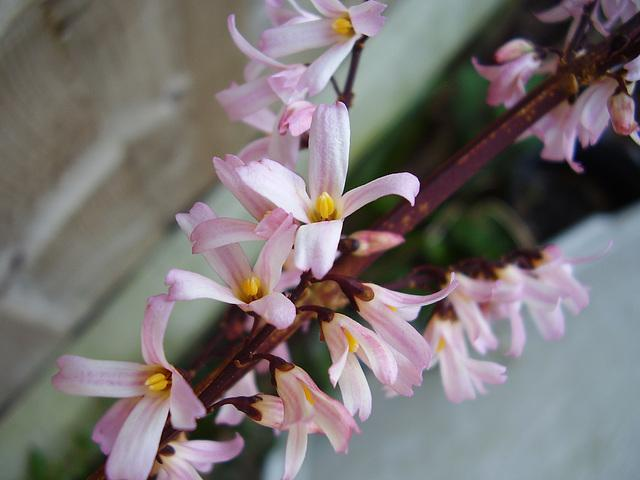
#> input picture python-code/opengl-learning/resources/images/f2.jpg, 640 x 480 px, found by its file name
$ jupyter execute '19-图像特效-图像旋转.ipynb'   (shell and % lines are left out)
#> lines starting #> are read from the running program, lines starting #| are printed output that depends on the picture
# 图像特效-图像旋转

[cell 1]
#coding:utf-8
import numpy as np
import cv2
import matplotlib.pyplot as plt
from numpy.lib.function_base import histogram

[cell 2]
src = cv2.cvtColor(cv2.imread('../datas/f2.jpg'),cv2.COLOR_BGR2RGB)
gray = cv2.imread('../datas/f2.jpg',0)
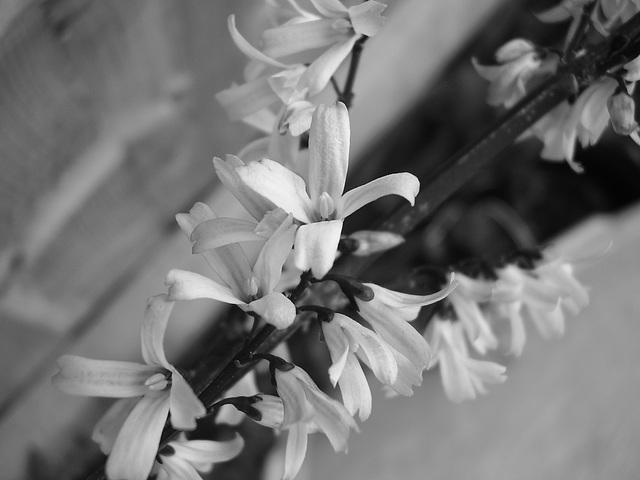
#> gray: shape (480, 640); min 0, max 254, mean 116.2

[cell 3]
def rotate(src,angle):
#> called with angle = 30
    srci = src
    if len(src.shape) < 3:
        srci = cv2.cvtColor(src,cv2.COLOR_GRAY2RGB)
    fcos = np.cos(angle/180.0*np.pi)
    fsin = np.sin(angle/180.0*np.pi)

    # 求新图的四个顶点
    height,width = srci.shape[0],srci.shape[1]
#> height = 480; width = 640
    x1 = int(-(width-1)/2*fcos + (height-1)/2*fsin)
#> x1 = -156
    y1 = int((width-1)/2*fsin + (height-1)/2*fcos)
#> y1 = 367

    x2 = int((width-1)/2*fcos + (height-1)/2*fsin)
#> x2 = 396
    y2 = int(-(width-1)/2*fsin + (height-1)/2*fcos)
#> y2 = 47

    x3 = int((width-1)/2*fcos - (height-1)/2*fsin)
#> x3 = 156
    y3 = int(-(width-1)/2*fsin - (height-1)/2*fcos)
#> y3 = -367

    x4 = int(-(width-1)/2*fcos - (height-1)/2*fsin)
#> x4 = -396
    y4 = int( (width-1)/2*fsin - (height-1)/2*fcos)
#> y4 = -47

    newWidth = max(abs(x3-x1), abs(x4-x2))
#> newWidth = 792
    newHeight = max(abs(y3-y1),abs(y4-y2))
#> newHeight = 734
    dst = np.zeros((newHeight,newWidth,srci.shape[2]),dtype=srci.dtype)

# [5 lines of commented-out code are left out]

    f1 = -(newWidth-1)/2*fcos-(newHeight-1)/2*fsin + (width-1)/2
#> f1 = -206.3
    f2 = (newWidth-1)/2*fsin - (newHeight-1)/2*fcos + (height-1)/2
#> f2 = 119.9

#     map_idy = (-nidx*fsin + nidy*fcos + f2).astype(np.int32)
#     map_idx = (nidx*fcos + nidy*fsin + f1).astype(np.int32)

#     dst[nidy,nidx] = src[map_idy,map_idx]

    for i in range(newHeight):
        for j in range(newWidth):
            x0 = int(-j*fsin + i*fcos + f2)
            y0 = int(j*fcos + i*fsin + f1)
            if x0 >=0 and x0 < width and y0>=0 and y0 < height:
                dst[i,j] = srci[y0,x0]
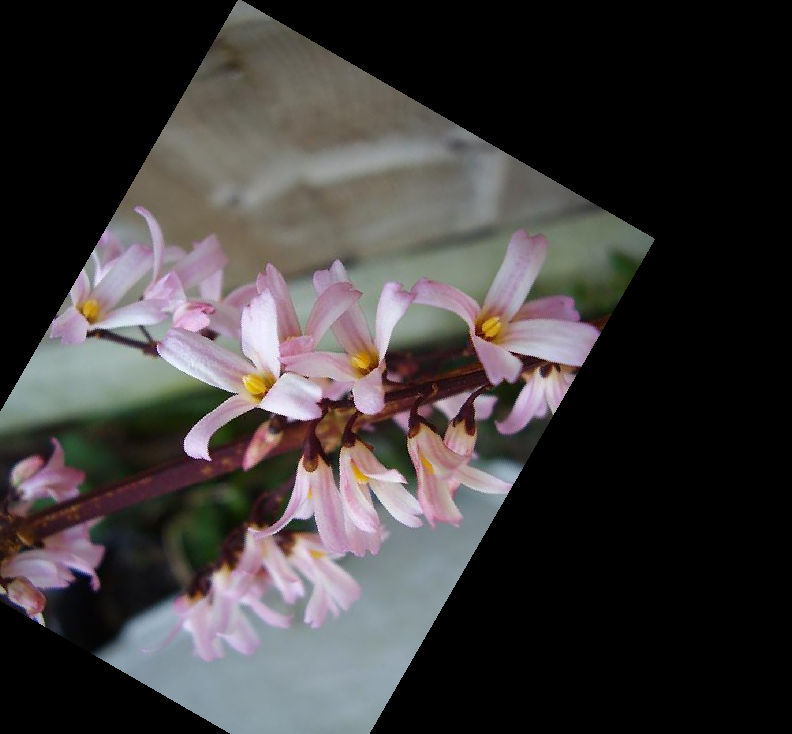
#> dst: shape (734, 792, 3); mean R, G, B 62.3, 58.8, 58.7
    return dst

$ run again, with python-code/opengl-learning/resources/images/f1.jpg copied over python-code/opengl-learning/resources/images/f2.jpg
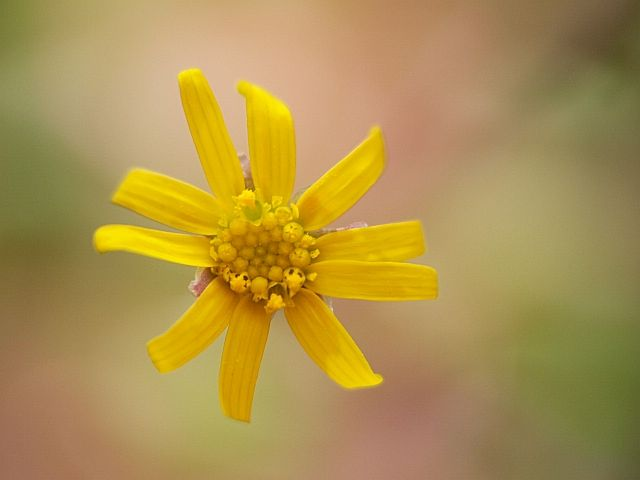
#> input picture python-code/opengl-learning/resources/images/f1.jpg, 640 x 480 px, found by its file name
#> `gray = cv2.imread('../datas/f2.jpg',0)`:
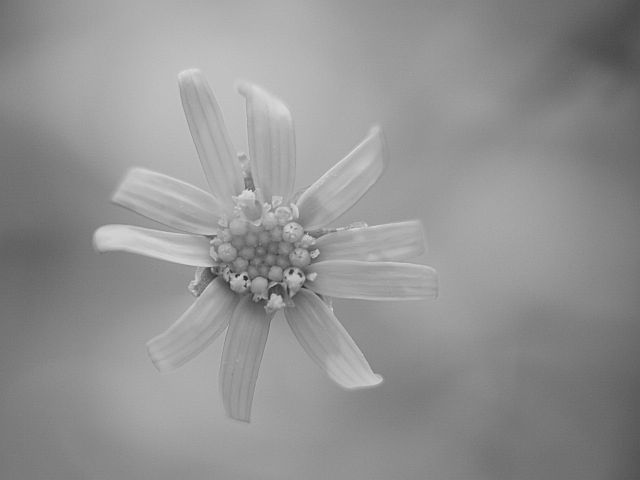
#> gray: shape (480, 640); min 34, max 226, mean 146.3
#> after the loop in rotate, `for i in range(newHeight):`:
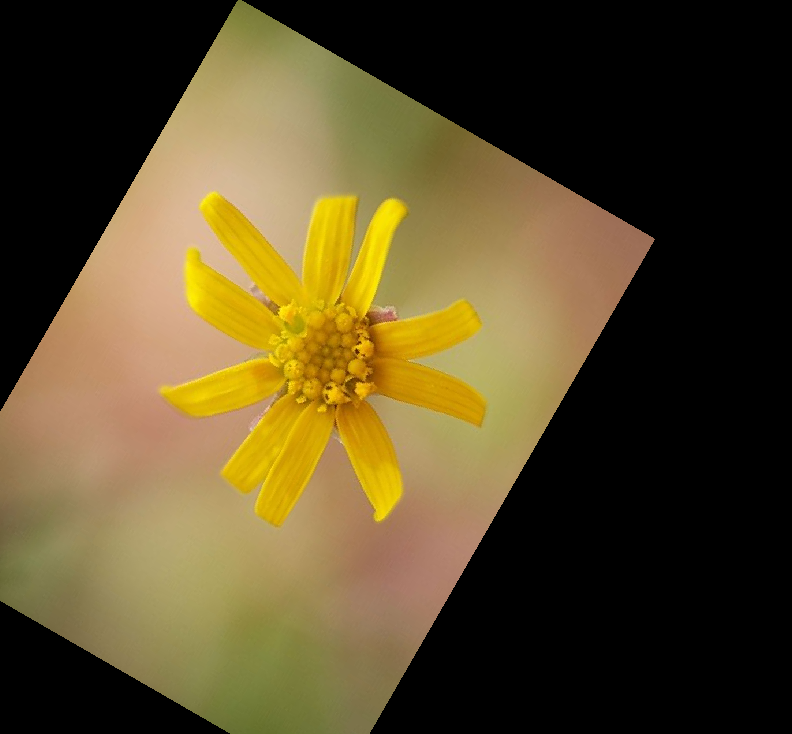
#> dst: shape (734, 792, 3); mean R, G, B 89.6, 75.3, 40.6

$ run again, with python-code/opengl-learning/resources/images/f3.jpg copied over python-code/opengl-learning/resources/images/f2.jpg
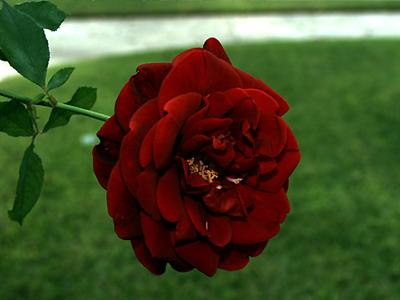
#> input picture python-code/opengl-learning/resources/images/f3.jpg, 400 x 300 px, found by its file name
#> `gray = cv2.imread('../datas/f2.jpg',0)`:
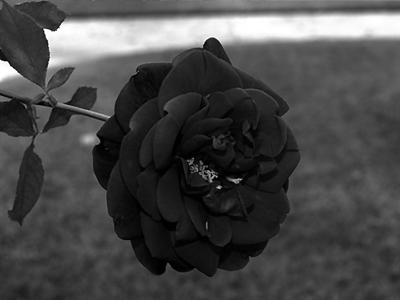
#> gray: shape (300, 400); min 0, max 255, mean 72.4
#> after the loop in rotate, `for i in range(newHeight):`:
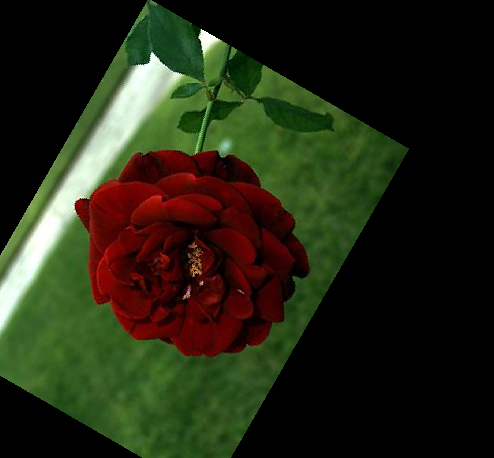
#> dst: shape (458, 494, 3); mean R, G, B 36.3, 39.1, 19.9

$ run again, with python-code/opengl-learning/resources/images/f4.jpg copied over python-code/opengl-learning/resources/images/f2.jpg
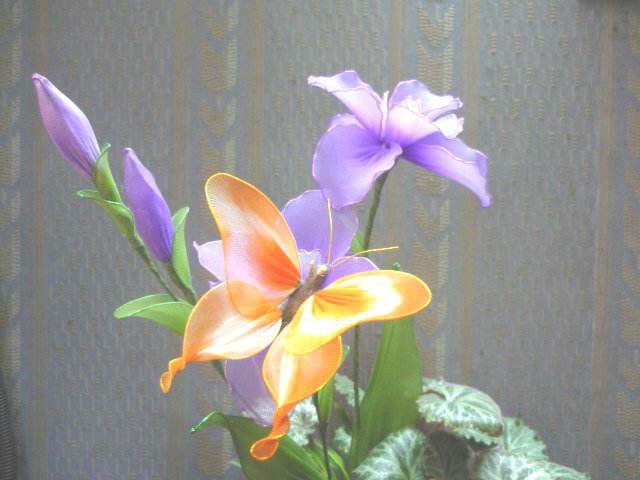
#> input picture python-code/opengl-learning/resources/images/f4.jpg, 640 x 480 px, found by its file name
#> `gray = cv2.imread('../datas/f2.jpg',0)`:
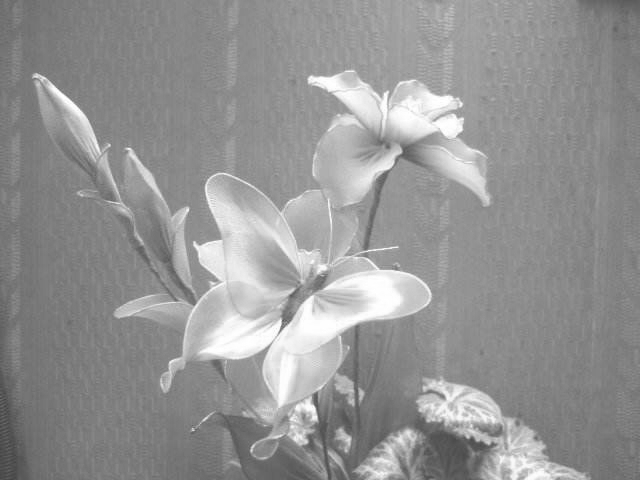
#> gray: shape (480, 640); min 66, max 255, mean 147.9
#> after the loop in rotate, `for i in range(newHeight):`:
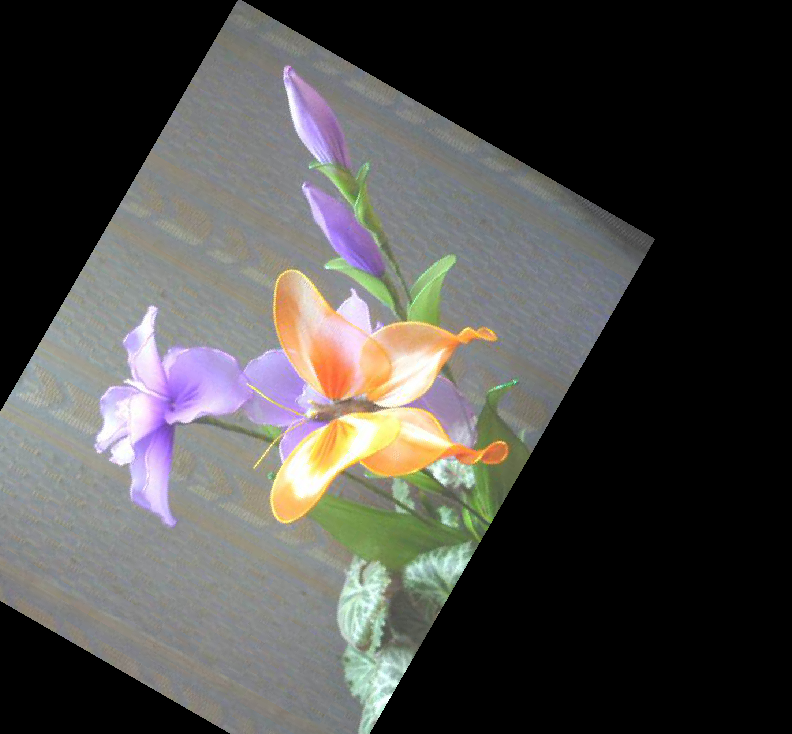
#> dst: shape (734, 792, 3); mean R, G, B 76.9, 75.7, 73.1
